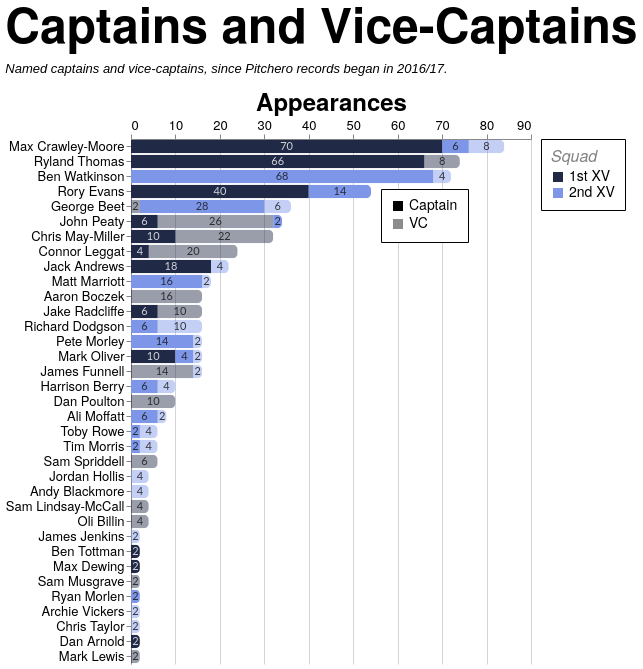

Express this chart as Vega-Lite.
### Vega-Lite specification from a JSON file in a GitHub repository (floating-point values rounded to 4 significant figures; data arrays with more than 128 entries replaced by an {"elided": "..."} marker saying what was removed)
{"config": {"axis": {"labelFont": "PT Sans Narrow, Helvetica Neue, Helvetica, Arial, sans-serif", "titleFont": "PT Sans Narrow, Helvetica Neue, Helvetica, Arial, sans-serif", "labelFontSize": 13, "titleFontSize": 24, "gridColor": "#202947", "gridOpacity": 0.2, "zindex": 1}, "text": {"font": "Lato, sans-serif"}, "bar": {"cornerRadiusEnd": 5}, "header": {"labelFont": "PT Sans Narrow, Helvetica Neue, Helvetica, Arial, sans-serif", "titleFont": "PT Sans Narrow, Helvetica Neue, Helvetica, Arial, sans-serif", "labelFontSize": 24, "titleFontSize": 28, "labelFontWeight": "bold", "orient": "left"}, "legend": {"labelFont": "PT Sans Narrow, Helvetica Neue, Helvetica, Arial, sans-serif", "titleFont": "PT Sans Narrow, Helvetica Neue, Helvetica, Arial, sans-serif", "labelFontSize": 14, "titleFontSize": 16, "titlePadding": 5, "fillColor": "white", "strokeColor": "black", "padding": 10, "titleFontWeight": "lighter", "titleFontStyle": "italic", "titleColor": "gray", "offset": 10}, "title": {"font": "PT Sans Narrow, Helvetica Neue, Helvetica, Arial, sans-serif", "fontSize": 48, "fontWeight": "bold", "anchor": "start", "align": "center", "titlePadding": 20, "subtitlePadding": 10, "subtitleFontSize": 13, "subtitleColor": "", "subtitleFontStyle": "italic", "offset": 15, "color": "black"}, "axisX": {"labelAngle": 0}, "facet": {"title": null, "header": null, "align": {"row": "each", "column": "each"}, "spacing": 10}, "resolve": {"scale": {"y": "independent", "facet": "independent"}}, "background": "transparent", "scale": {"offsetBandPaddingOuter": 0.2, "offsetBandPaddingInner": 0.1}, "view": {"stroke": null, "background": "transparent"}}, "layer": [{"mark": {"type": "bar"}, "encoding": {"color": {"field": "squad", "legend": {"labelExpr": "datum.value + ' XV'", "orient": "right", "title": "Squad"}, "scale": {"domain": ["1st", "2nd"], "range": ["#202946", "#7d96e8"]}, "sort": ["1st", "2nd"], "type": "nominal"}, "opacity": {"field": "role", "legend": {"legendX": 250, "legendY": 50, "orient": "none", "title": null}, "scale": {"domain": ["Captain", "VC"], "range": [1.0, 0.45]}, "sort": ["Captain", "VC"], "type": "nominal"}, "order": {"field": "stack_order", "sort": "ascending", "type": "quantitative"}, "tooltip": [{"field": "player", "title": "Player", "type": "nominal"}, {"field": "squad", "title": "Squad", "type": "nominal"}, {"field": "role", "title": "Role", "type": "nominal"}, {"field": "games_agg", "title": "Games", "type": "quantitative"}], "x": {"axis": {"orient": "top", "title": "Appearances"}, "field": "games_agg", "stack": "zero", "type": "quantitative"}, "y": {"field": "player", "sort": {"field": "player_total", "op": "max", "order": "descending"}, "title": null, "type": "nominal"}}, "transform": [{"aggregate": [{"op": "sum", "field": "games", "as": "games_agg"}, {"op": "max", "field": "player_total", "as": "player_total"}], "groupby": ["player", "squad", "role", "stack_order"]}]}, {"mark": {"type": "text", "align": "center", "baseline": "middle", "fontSize": 11, "opacity": 0.8}, "encoding": {"color": {"field": "label_color", "legend": null, "scale": null, "type": "nominal"}, "text": {"field": "games_agg", "format": ".0f", "type": "quantitative"}, "x": {"field": "x_mid", "type": "quantitative"}, "y": {"field": "player", "sort": {"field": "player_total", "op": "max", "order": "descending"}, "title": null, "type": "nominal"}}, "transform": [{"aggregate": [{"op": "sum", "field": "games", "as": "games_agg"}, {"op": "max", "field": "player_total", "as": "player_total"}], "groupby": ["player", "squad", "role", "stack_order"]}, {"groupby": ["player"], "stack": "games_agg", "sort": [{"field": "stack_order", "order": "ascending"}], "as": ["x0", "x1"]}, {"calculate": "(datum.x0 + datum.x1) / 2", "as": "x_mid"}, {"calculate": "datum.squad === '1st' && datum.role === 'Captain' ? '#ffffff' : '#111111'", "as": "label_color"}]}], "data": {"name": "data-8b557383dc984d877d1ec3a49ae41c99"}, "height": {"step": 15}, "title": {"text": "Captains and Vice-Captains", "subtitle": "Named captains and vice-captains, since Pitchero records began in 2016/17."}, "transform": [{"joinaggregate": [{"op": "sum", "field": "games", "as": "player_total"}], "groupby": ["player"]}], "width": 400, "$schema": "https://vega.github.io/schema/vega-lite/v5.20.1.json", "datasets": {"data-8b557383dc984d877d1ec3a49ae41c99": {"elided": "197 records"}}}
